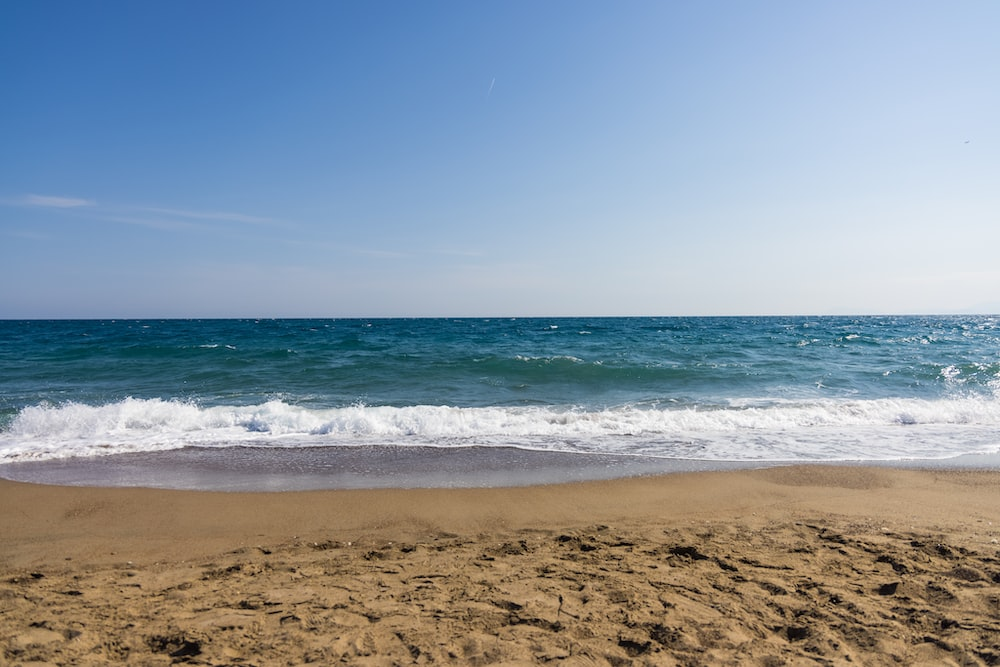
%> input picture image sharpening/normal/images/beach.png, 1000 x 667 px
$ octave guidedsharpening.m   (GNU Octave 9; MATLAB toolbox functions it lacks are replaced by stand-ins)
%> lines starting %> are read from the running program, lines starting %| are printed output that depends on the picture
### image sharpening/normal/guidedfilter.m
function q = guidedfilter(I, p, r, eps)
%   GUIDEDFILTER   O(1) time implementation of guided filter.
%
%   - guidance image: I (should be a gray-scale/single channel image)
%   - filtering input image: p (should be a gray-scale/single channel image)
%   - local window radius: r
%   - regularization parameter: eps

[hei, wid] = size(I);
N = boxfilter(ones(hei, wid), r); % the size of each local patch; N=(2r+1)^2 except for boundary pixels.

mean_I = boxfilter(I, r) ./ N;
mean_p = boxfilter(p, r) ./ N;
mean_Ip = boxfilter(I.*p, r) ./ N;
cov_Ip = mean_Ip - mean_I .* mean_p; % this is the covariance of (I, p) in each local patch.

mean_II = boxfilter(I.*I, r) ./ N;
var_I = mean_II - mean_I .* mean_I;

a = cov_Ip ./ (var_I + eps); % Eqn. (5) in the paper;
b = mean_p - a .* mean_I; % Eqn. (6) in the paper;

mean_a = boxfilter(a, r) ./ N;
mean_b = boxfilter(b, r) ./ N;

q = mean_a .* I + mean_b; % Eqn. (8) in the paper;
end

### image sharpening/normal/boxfilter.m
function imDst = boxfilter(imSrc, r)

%   BOXFILTER   O(1) time box filtering using cumulative sum
%
%   - Definition imDst(x, y)=sum(sum(imSrc(x-r:x+r,y-r:y+r)));
%   - Running time independent of r;
%   - Equivalent to the function: colfilt(imSrc, [2*r+1, 2*r+1], 'sliding', @sum);
%   - But much faster.

[hei, wid] = size(imSrc);
imDst = zeros(size(imSrc));

%cumulative sum over Y axis
imCum = cumsum(imSrc, 1);
%difference over Y axis
imDst(1:r+1, :) = imCum(1+r:2*r+1, :);
imDst(r+2:hei-r, :) = imCum(2*r+2:hei, :) - imCum(1:hei-2*r-1, :);
imDst(hei-r+1:hei, :) = repmat(imCum(hei, :), [r, 1]) - imCum(hei-2*r:hei-r-1, :);

%cumulative sum over X axis
imCum = cumsum(imDst, 2);
%difference over Y axis
imDst(:, 1:r+1) = imCum(:, 1+r:2*r+1);
imDst(:, r+2:wid-r) = imCum(:, 2*r+2:wid) - imCum(:, 1:wid-2*r-1);
imDst(:, wid-r+1:wid) = repmat(imCum(:, wid), [1, r]) - imCum(:, wid-2*r:wid-r-1);
end

### image sharpening/normal/guidedsharpening.m
close all;
close all;
clc;

tic

I = double(imread('images\beach.png')) / 255;%original image
% figure,imshow(I);
% imwrite(I,'enhanced_tree.jpg');

p = I;

r = 16;
eps = 0.1^2;

u = zeros(size(I));

% u(:, :) = guidedfilter(I(:, :), p(:, :), r, eps);
u(:, :, 1) = guidedfilter(I(:, :, 1), p(:, :, 1), r, eps);
%> in boxfilter, `imDst(:, wid-r+1:wid) = repmat(imCum(:, wid), [1, r]) - imCum(:, wid-2..`: imDst: size 667x1000 double; min 289, max 1089, mean 1066.7
%> in boxfilter (call 2), `imDst(hei-r+1:hei, :) = repmat(imCum(hei, :), [r, 1]) - imCum(hei-2*r:..`: imDst: size 667x1000 double; min 0.373, max 30.1, mean 17.6
%> in boxfilter (call 2), `imDst(:, 1:r+1) = imCum(:, 1+r:2*r+1);`: imDst: size 667x1000 double; min 0.373, max 865, mean 23
%> in boxfilter (call 2), `imDst(:, wid-r+1:wid) = repmat(imCum(:, wid), [1, r]) - imCum(:, wid-2..`: imDst: size 667x1000 double; min 12.94, max 979.2, mean 577.4
%> call 4 of boxfilter, with r = 16
%> in boxfilter (call 4), `imDst(hei-r+1:hei, :) = repmat(imCum(hei, :), [r, 1]) - imCum(hei-2*r:..`: imDst: size 667x1000 double; min 0.0118, max 27.48, mean 11
%> in boxfilter (call 4), `imDst(:, 1:r+1) = imCum(:, 1+r:2*r+1);`: imDst: size 667x1000 double; min 0.0118, max 699.3, mean 13.6
%> in boxfilter (call 4), `imDst(:, wid-r+1:wid) = repmat(imCum(:, wid), [1, r]) - imCum(:, wid-2..`:
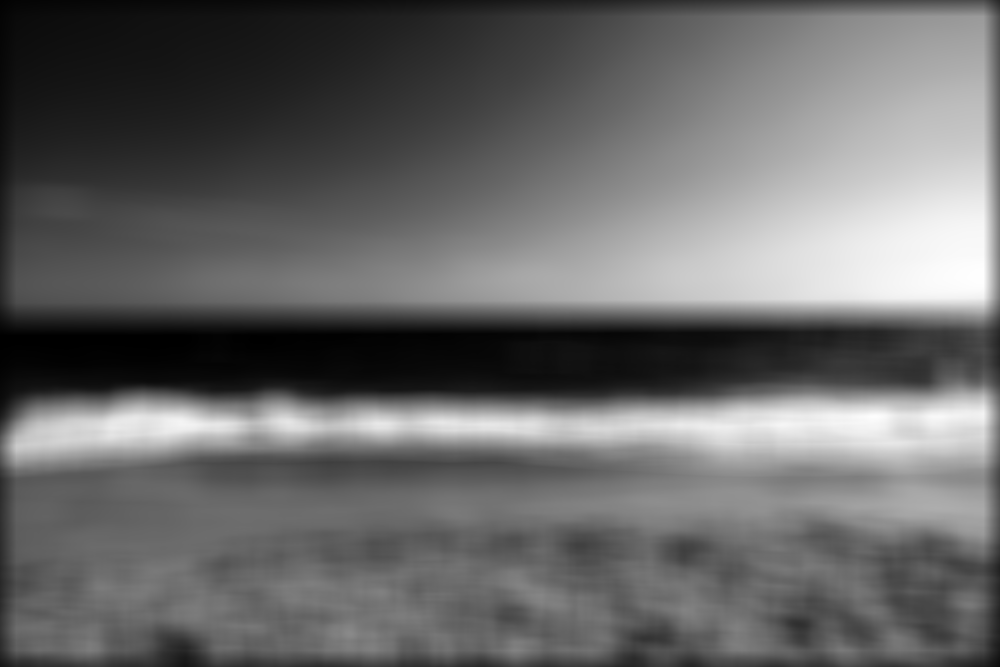
%> imDst: size 667x1000 double; min 0.781, max 880.6, mean 360.3; drawn with min black and max white
%> in guidedfilter, `mean_Ip = boxfilter(I.*p, r) ./ N;`:
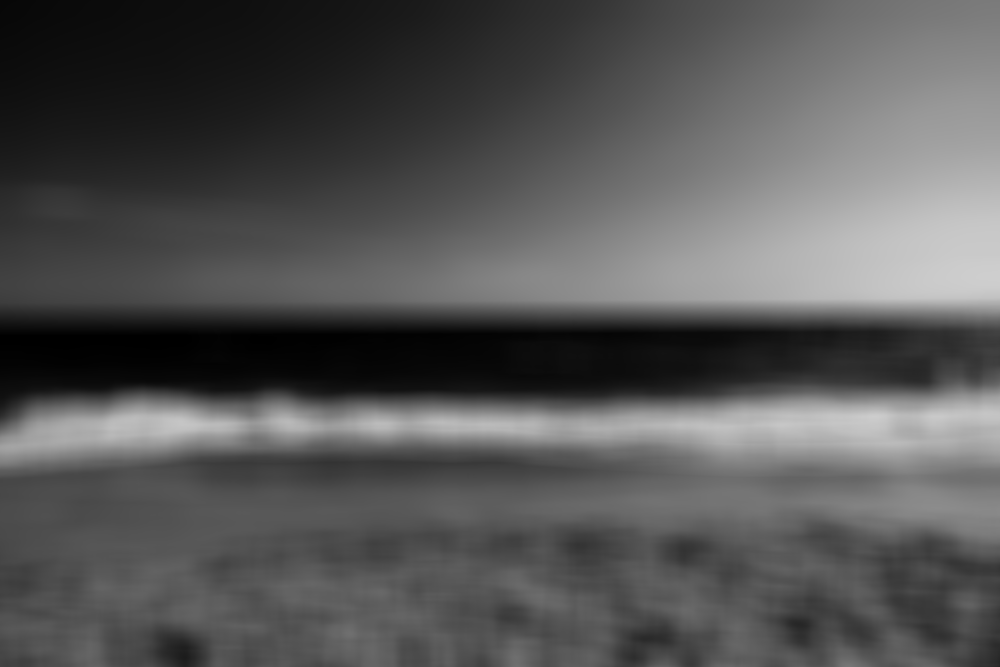
%> mean_Ip: size 667x1000 double; min 0.0009, max 0.81, mean 0.337
%> in guidedfilter, `cov_Ip = mean_Ip - mean_I .* mean_p;`:
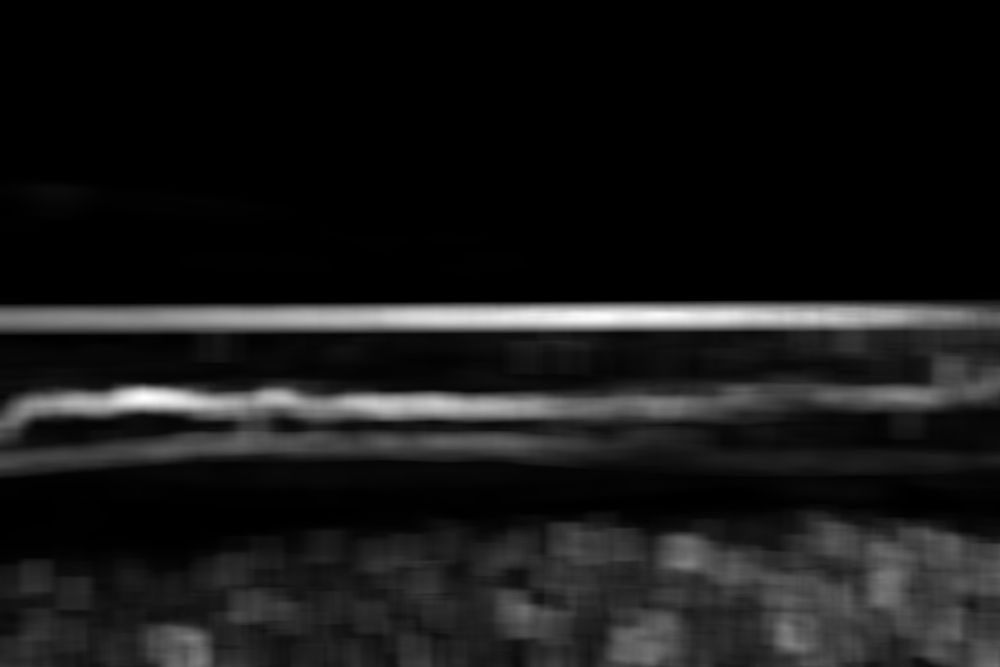
%> cov_Ip: size 667x1000 double; min 4.3e-06, max 0.105, mean 0.0101; drawn with min black and max white
%> call 6 of boxfilter, with r = 16
%> in boxfilter (call 6), `imDst(hei-r+1:hei, :) = repmat(imCum(hei, :), [r, 1]) - imCum(hei-2*r:..`:
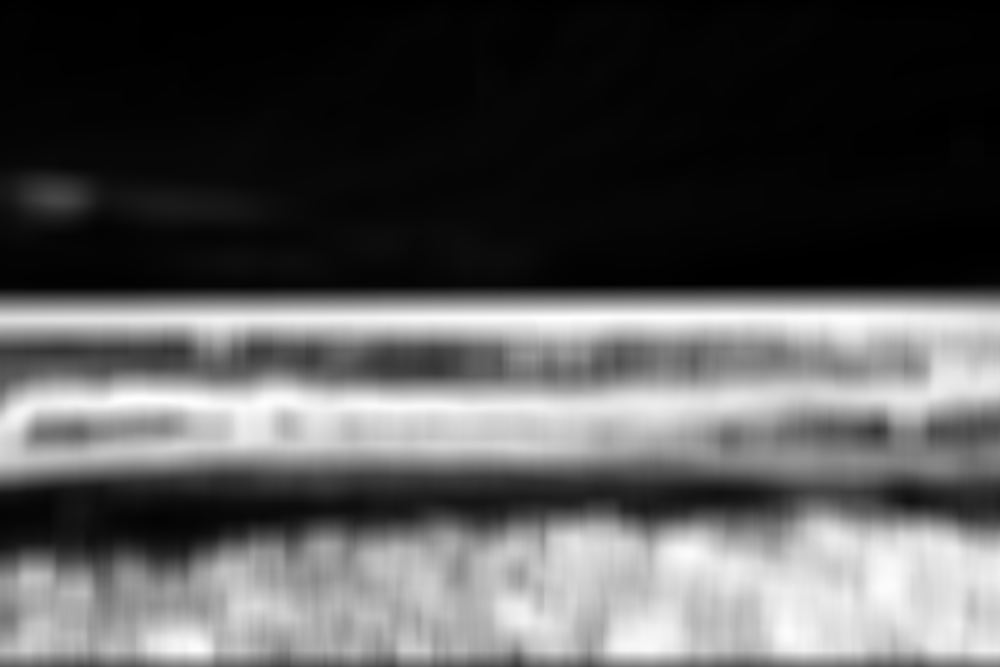
%> imDst: size 667x1000 double; min 0.0305, max 27.42, mean 9.4; drawn with min black and max white
%> call 7 of boxfilter, with r = 16
%> in boxfilter (call 7), `imDst(hei-r+1:hei, :) = repmat(imCum(hei, :), [r, 1]) - imCum(hei-2*r:..`:
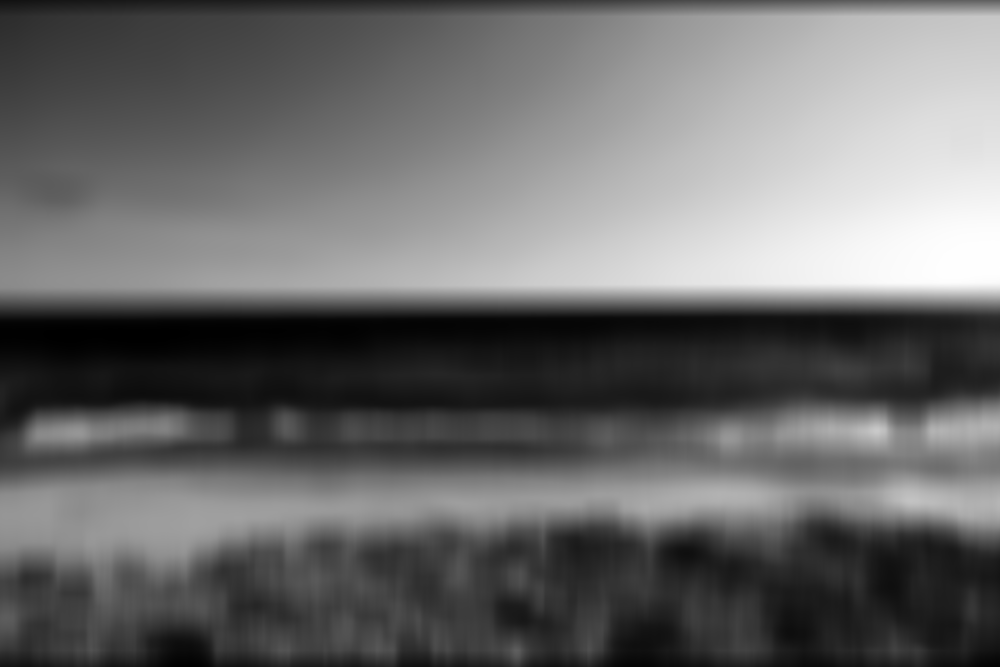
%> imDst: size 667x1000 double; min 0.922, max 29.34, mean 12.7; drawn with min black and max white
%> in boxfilter (call 7), `imCum = cumsum(imDst, 2);`:
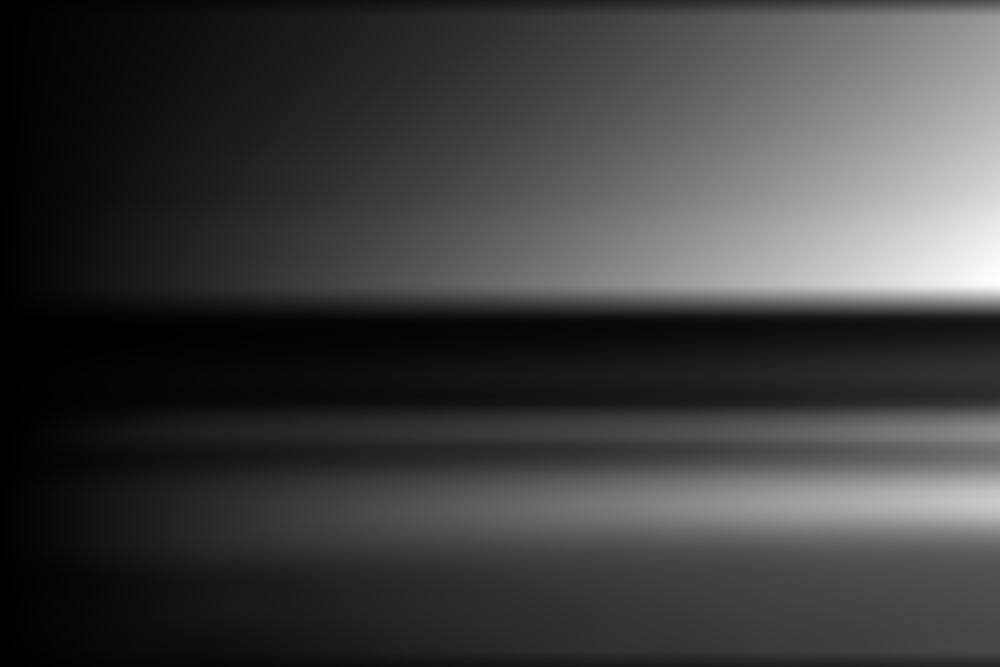
%> imCum: size 667x1000 double; min 1.05, max 23058.9, mean 5695.6; drawn with min black and max white
%> in guidedfilter, `q = mean_a .* I + mean_b;`:
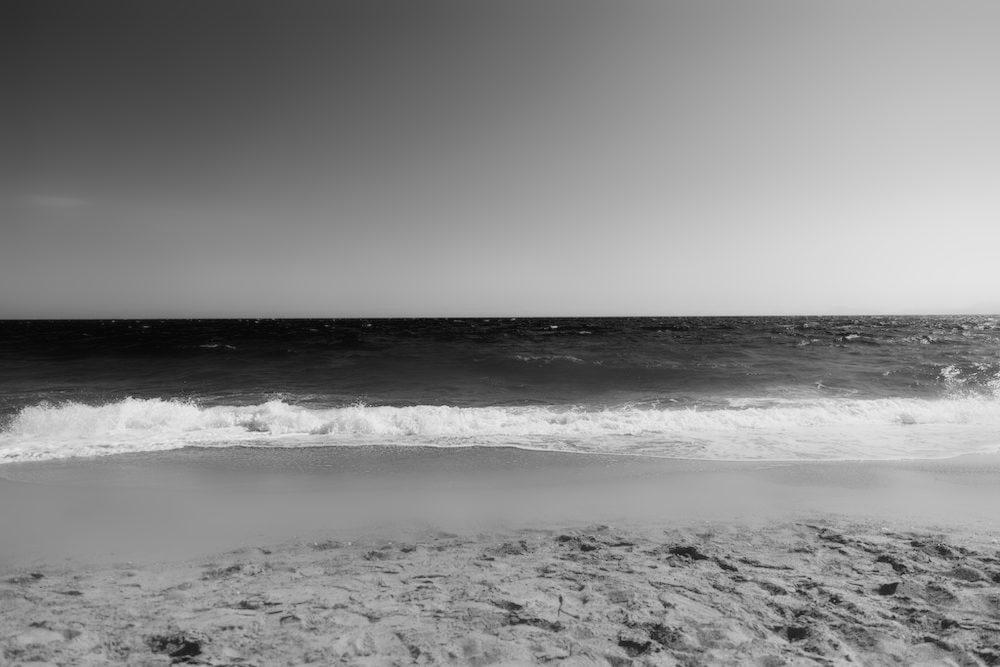
%> q: size 667x1000 double; min 0.0282, max 0.935, mean 0.541
u(:, :, 2) = guidedfilter(I(:, :, 2), p(:, :, 2), r, eps);
u(:, :, 3) = guidedfilter(I(:, :, 3), p(:, :, 3), r, eps);

T = I - u;%texture
sharpening_T = T* 2 + u;%add ahrpening coefficients on texture
% sharpening_u = 1.2*u + T;%add ahrpening coefficients on structure
% sharpening_a = 1.2*u + 2*T;%add ahrpening coefficients on both texture
% and texture

% figure,imshow(u);%show structure
% figure,imshow(T);%show texture

figure,imshow(sharpening_T);%sharpened image by adding coefficient on texture
% figure,imshow(sharpening_u);%sharpened image by adding coefficient on
% structure
% figure,imshow(sharpening_a);%sharpened image by adding coefficient on
% both texture and structure

toc
disp( ['运行时间: ',num2str(toc) ] );

$ run again, with image sharpening/normal/images/cat.png copied over image sharpening/normal/images/beach.png
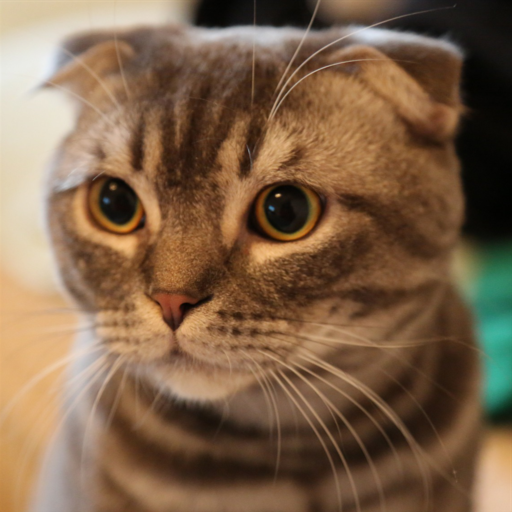
%> input picture image sharpening/normal/images/cat.png, 512 x 512 px
%> in boxfilter (call 7), `imDst(:, wid-r+1:wid) = repmat(imCum(:, wid), [1, r]) - imCum(:, wid-2..`:
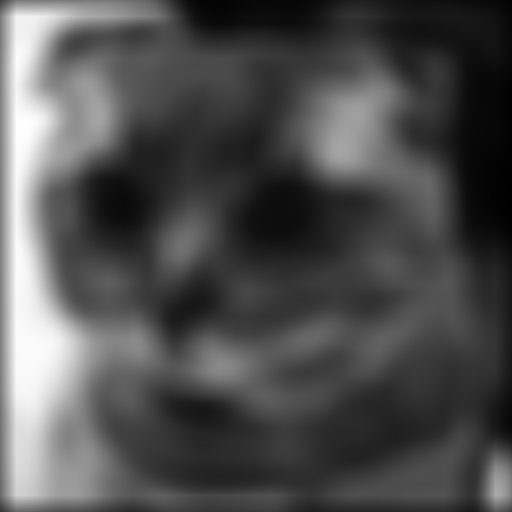
%> imDst: size 512x512 double; min 7.48, max 981, mean 311.6; drawn with min black and max white
%> in guidedfilter, `q = mean_a .* I + mean_b;`:
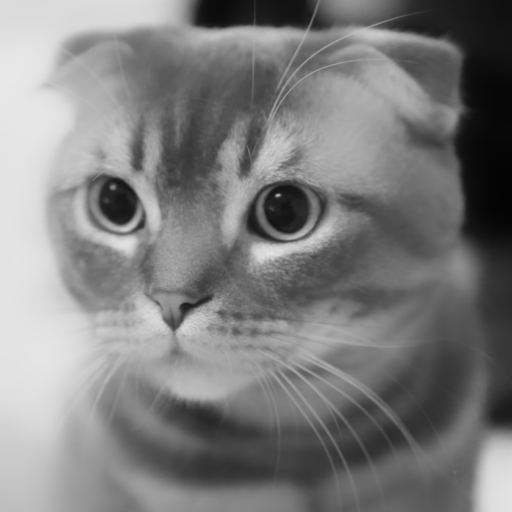
%> q: size 512x512 double; min 0.0134, max 0.912, mean 0.497
